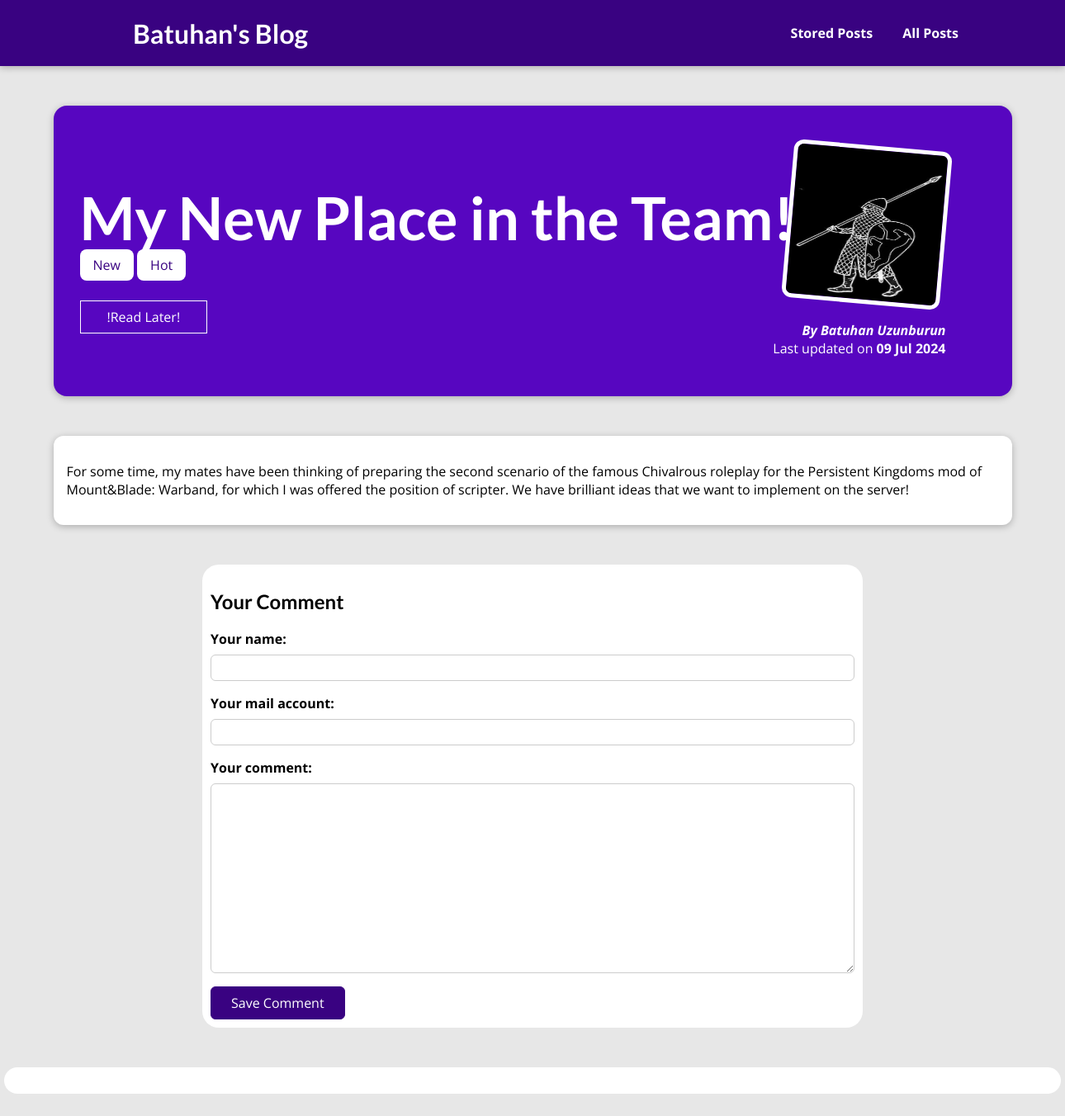
Page /posts/my-new-place-in-the-team on the committed database.
### blog/models.py (models this page shows, shortened)
class Post(models.Model):
    title = models.CharField(max_length=200)
    excerpt = models.CharField(max_length=1000)
    image = models.ImageField(upload_to="posts", null=True)
    date = models.DateField(auto_now=True)
    slug = models.SlugField(unique=True, db_index=True)
    content = models.TextField(validators=[MinLengthValidator(10)])
    author = models.ForeignKey(Author, on_delete=models.SET_NULL, null=True, related_name="posts")
    tags = models.ManyToManyField(Tag)

class Tag(models.Model):
    caption = models.CharField(max_length=20)

class Author(models.Model):
    first_name = models.CharField(max_length=50)
    last_name = models.CharField(max_length=50)
    email = models.EmailField(default="")
    def __str__(self):
        return f"{self.first_name} {self.last_name}"

### blog/views.py (the view)
# urls.py: path("posts/<slug:slug>", views.SinglePostView.as_view(),
class SinglePostView(View):
    def is_read_later(self, request, post_id):
        stored_posts = request.session.get("stored_posts")
        if stored_posts is not None:
            is_read_later = post_id in stored_posts
        else:
            is_read_later = False
        return is_read_later
    template_name = "blog/post-detail.html"
    model = Post
    def get(self, request, slug):
        post = Post.objects.get(slug=slug)
        context = {
            "post": post,
            "post_tags": post.tags.all(),
            "comment_form": CommentForm(),
            "comments": post.comments.all().order_by("-id"),
            "is_read_later": self.is_read_later(request, post.id)
        }
        return render(request, "blog/post-detail.html", context)
    def post(self, request, slug):
        comment_form = CommentForm(request.POST)
        post = Post.objects.get(slug=slug)
        stored_posts = request.session.get("stored_posts")
        if stored_posts is not None:
            is_read_later = post.id in stored_posts
        else:
            is_read_later = False
        if comment_form.is_valid():
            comment = comment_form.save(commit=False)
            comment.post = post
            comment.save()
            comment_form.save()
            return HttpResponseRedirect(reverse("post-detail", args=[slug]))
        context = {
            "post": post,
            "post_tags": post.tags.all(),
            "comment_form": comment_form,
            "comments": post.comments.all().order_by("-id"),
            "is_read_later": self.is_read_later(request, post.id)
        }
        return render(request, "blog/post-detail.html", context)

### blog/forms.py
class CommentForm(forms.ModelForm):
    class Meta:
        model = Comment
        exclude = ["post"]
        labels = {
            "user_name": "Your name",
            "user_email": "Your mail account",
            "text": "Your comment"
        }

### blog/templates/blog/post-detail.html (shortened to what this page needs)
{% extends 'base.html' %}
{% load static %}
{% block css_files %}
    <link rel="stylesheet" href="{% static 'blog/post-details.css' %}" />
{% endblock %}
{% block content %}
    <section id="summary">
        <h2>{{ post.title }}</h2>
        <div>
            {% for tag in post_tags %}
                <span class="tag">{{ tag.caption }}</span>
            {% endfor %}
        </div>
        <div id="read-later">
            <form action="{% url 'read-later' %}" method="POST">
                <button>
                    {% if is_read_later %}
                        Remove from "Read Later"
                    {% else %}
                        !Read Later!
                    {% endif %}
                </button>
            </form>
        </div>
        <article>
            <img src="{{ post.image.url }}" alt="{{ post.title }}" />
            <address>By <a href="mailto:{{ post.author.email }}">{{ post.author }}</a></address>
            <div>
                Last updated on <time>{{ post.date|date:"d M Y" }}</time>
            </div>
        </article>
    </section>
    <main>
        {{ post.content|linebreaks }}
    </main>
<section id="comment-form" >
    <h2>Your Comment</h2>
        <form action="{% url 'post-detail' post.slug %}" method="POST">
            {% for form_field in comment_form %}
                <div class="form-control {% if form_field.errors %}invalid{% endif %}">
                    {{ form_field.label_tag }}
                    {{ form_field }}
                </div>
            {% endfor %}
            <button>Save Comment</button>
        </form>
</section>
<section id="comments">
</section>
{% endblock %}

### static/app.css (style rules this page uses)
* { box-sizing: border-box; }
html { font-family: 'Open Sans', 'Lato', sans-serif; }
body { margin: 0; }
h1, h2, h3 { font-family: 'Lato', sans-serif; font-weight: bold; }

### blog/static/blog/post-details.css (style rules this page uses)
body { background-color: #e7e7e7; }
#summary { margin: 8rem auto 3rem auto; padding: 2rem; width: 90%; max-width: 90rem; border-radius: 16px; background-color: #5706c0; position: relative; box-shadow: 0 2px 8px rgba(0, 0, 0, 0.25); height: 22rem; }
#summary h2 { color: white; font-size: 4.5rem; margin-bottom: 0.25rem; }
#summary article { position: absolute; top: 2rem; right: 3rem; padding: 1rem 2rem; border-radius: 12px; text-align: right; color: white; }
#summary article img { width: 12rem; height: 12rem; border-radius: 12px; transform: rotateZ(5deg); border: 5px solid white; margin-bottom: 1rem; }
#summary address { font-weight: bold; }
#summary a { color: white; text-decoration: none; }
#summary time { font-weight: bold; }
#comment-form { padding: 10px; margin: 3rem auto; width: 50rem; max-width: 50rem; border-radius: 20px; background-color: white; box-shadow: 0 2px 8px rgba(0, 0, 0,); }
#comment-form button { font: inherit; background-color: #390281; color: white; border: 1px solid #390281; padding: 0.5rem 1.5rem; border-radius: 6px; cursor: pointer; }
main { width: 90%; max-width: 90rem; margin: 3rem auto; background-color: white; padding: 1rem; border-radius: 12px; box-shadow: 0 2px 8px rgba(0, 0, 0, 0.25); }
.tag { background-color: white; color: #390281; padding: 0.5rem 1rem; border-radius: 8px; }
.form-control { margin-bottom: 1rem; }
.form-control label { font-weight: bold; margin-bottom: 0.5rem; display: block; }
.form-control input, .form-control textarea { display: block; width: 100%; font: inherit; padding: 0.25rem; border-radius: 6px; border: 1px solid #ccc; }
#comments { padding: 1rem 2rem; margin: 3rem auto; width: 80rem; border-radius: 20px; background-color: white; box-shadow: 0 2px 8px rgba(0, 0, 0,); }
#read-later { margin: 2rem 0; }
#read-later button { background-color: transparent; border: 1px solid white; padding: 0.5rem 2rem; font: inherit; color: white; cursor: pointer; }

### rows in the picture
Post: title "My New Place in the Team!", image (picture), author "Batuhan Uzunburun", date "09 Jul 2024", content "For some time, my mates have been thinking of preparing the second scenario of the famous Chivalrous roleplay for the Persistent Kingdoms mod of Mount&Blade: Warband, for which I was offered the position of scripter. We have brilliant ideas that we want to implement on the server!"
Tag: caption "New"
Tag: caption "Hot"
